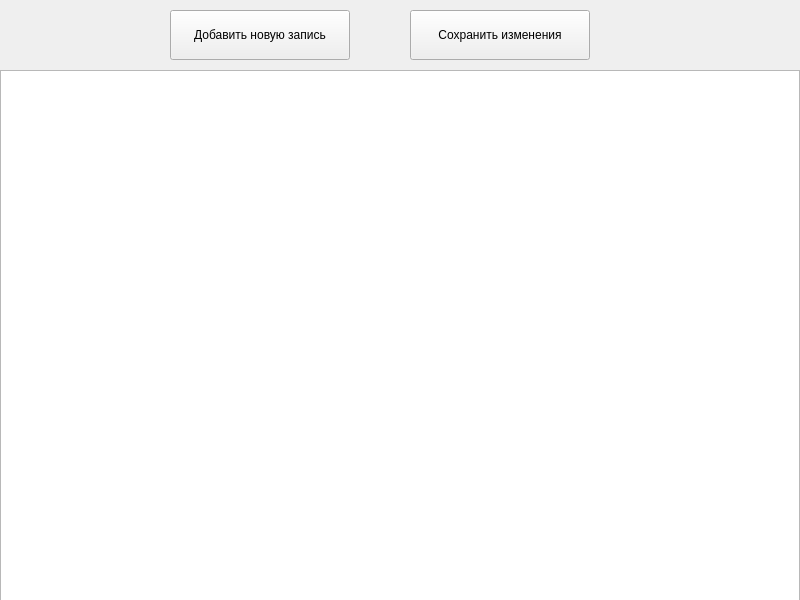
<?xml version="1.0" encoding="UTF-8"?>
<ui version="4.0">
 <class>MainWindow</class>
 <widget class="QMainWindow" name="MainWindow">
  <property name="geometry">
   <rect>
    <x>0</x>
    <y>0</y>
    <width>800</width>
    <height>600</height>
   </rect>
  </property>
  <property name="windowTitle">
   <string>MainWindow</string>
  </property>
  <widget class="QWidget" name="centralwidget">
   <widget class="QTableWidget" name="tableWidget">
    <property name="geometry">
     <rect>
      <x>0</x>
      <y>70</y>
      <width>800</width>
      <height>531</height>
     </rect>
    </property>
   </widget>
   <widget class="QPushButton" name="btn_new">
    <property name="geometry">
     <rect>
      <x>170</x>
      <y>10</y>
      <width>180</width>
      <height>50</height>
     </rect>
    </property>
    <property name="text">
     <string>Добавить новую запись</string>
    </property>
   </widget>
   <widget class="QPushButton" name="btn_save">
    <property name="geometry">
     <rect>
      <x>410</x>
      <y>10</y>
      <width>180</width>
      <height>50</height>
     </rect>
    </property>
    <property name="text">
     <string>Сохранить изменения</string>
    </property>
   </widget>
  </widget>
 </widget>
 <resources/>
 <connections/>
</ui>
